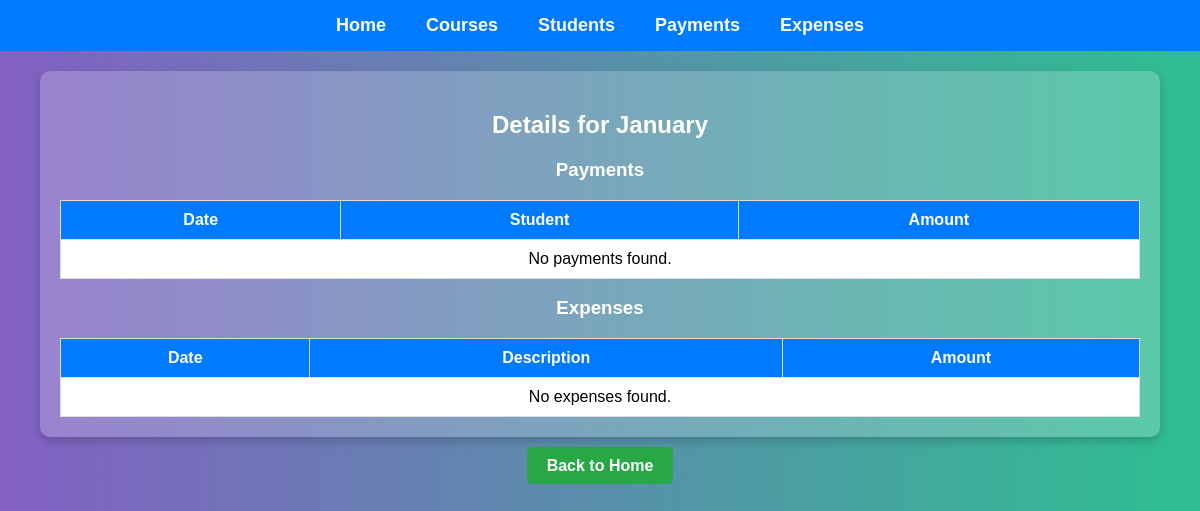
/doremiredo/monthly_details/January/, run on an earlier commit of the app's database.
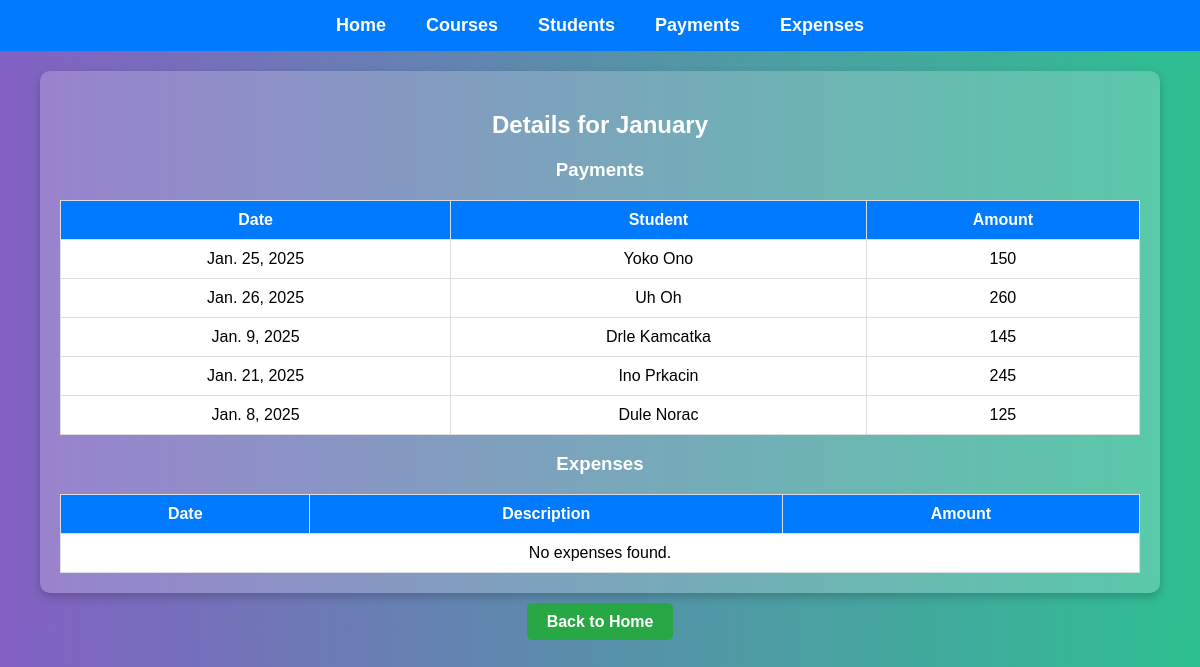
And on a later commit of the database.
### doremiredo/models.py (models this page shows, shortened)
class Payment(models.Model):
    CASH = 'cash'
    M_BANKING = 'm_banking'
    CARD = 'card'
    MODEL_CHOICES = [
        (CASH, 'cash'),
        (M_BANKING, 'm_banking'),
        (CARD, 'card')
    ]
    student = models.ForeignKey(Student, on_delete=models.CASCADE)
    amount = models.DecimalField(max_digits=10, decimal_places=0)
    date = models.DateField()
    model = models.CharField(max_length=10, choices=MODEL_CHOICES, default=CASH)
    note = models.TextField(blank=True)

class Student(models.Model):
    name = models.CharField(max_length=100, unique=True)
    second_child = models.BooleanField(default=False)
    third_child = models.BooleanField(default=False)
    is_active = models.BooleanField(default=True)
    course = models.ForeignKey(Course, on_delete=models.SET_NULL, null=True, blank=True)
    date_of_birth = models.DateField(null=True, blank=True)  # Optional
    enrollment = models.DateField(default=date.today, null=True, blank=True)  # Optional
    discharge = models.DateField(null=True, blank=True)  # Optional
    school_class = models.PositiveIntegerField(null=True, blank=True)  # Optional
    school = models.CharField(max_length=255, blank=True, null=True)  # Optional
    profession = models.CharField(max_length=255, blank=True, null=True)  # Optional
    contact = models.CharField(max_length=100, null=True, blank=True)
    notes = models.TextField(null=True, blank=True)
    def __str__(self):
        return self.name

### doremiredo/views.py (the view)
# urls.py: path('monthly_details/<str:month>/', views.monthly_details, name='monthly_details'),
def monthly_details(request, month):
    month_number = datetime.strptime(month, "%B").month
    current_year = datetime.now().year
    payments = Payment.objects.filter(date__year=current_year, date__month=month_number)
    expenses = Expense.objects.filter(date__year=current_year, date__month=month_number)
    context = {
        "month": month,
        "payments": payments,
        "expenses": expenses,
    }
    return render(request, 'monthly_details.html', context)

### doremiredo/templates/monthly_details.html (shortened to what this page needs)
{% load static %}
<!DOCTYPE html>
<html lang="en">
<head>
    <link rel="stylesheet" href="{% static 'doremiredo/styles.css' %}">
</head>
<body>
    <nav>
        <ul>
            <li><a href="{% url 'home' %}">Home</a></li>
            <li><a href="{% url 'list_course' %}">Courses</a></li>
            <li><a href="{% url 'list_student' %}">Students</a></li>
            <li><a href="{% url 'list_payment' %}">Payments</a></li>
            <li><a href="{% url 'list_expense' %}">Expenses</a></li>
        </ul>
    </nav>
    <div class="container">
        <h2>Details for {{ month }}</h2>
        <h3>Payments</h3>
        <table>
            <thead>
                <tr>
                    <th>Date</th>
                    <th>Student</th>
                    <th>Amount</th>
                </tr>
            </thead>
            <tbody>
                {% for payment in payments %}
                <tr>
                    <td>{{ payment.date }}</td>
                    <td>{{ payment.student }}</td>
                    <td>{{ payment.amount }}</td>
                </tr>
                {% empty %}
                <tr>
                    <td colspan="3">No payments found.</td>
                </tr>
                {% endfor %}
            </tbody>
        </table>
        <h3>Expenses</h3>
        <table>
            <thead>
                <tr>
                    <th>Date</th>
                    <th>Description</th>
                    <th>Amount</th>
                </tr>
            </thead>
            <tbody>
                {% for expense in expenses %}
                <tr>
                    <td>{{ expense.date }}</td>
                    <td>{{ expense.description }}</td>
                    <td>{{ expense.amount }}</td>
                </tr>
                {% empty %}
                <tr>
                    <td colspan="3">No expenses found.</td>
                </tr>
                {% endfor %}
            </tbody>
        </table>
    </div>
<div>
        <a href="{% url 'home' %}" class="btn">Back to Home</a>
</div>
</body>
</html>

What changed in the data, as far as the page shows it:
added Payment: date "Jan. 25, 2025", student "Yoko Ono", amount "150"
added Payment: date "Jan. 26, 2025", student "Uh Oh", amount "260"
added Payment: date "Jan. 9, 2025", student "Drle Kamcatka", amount "145"
added Payment: date "Jan. 21, 2025", student "Ino Prkacin", amount "245"
added Payment: date "Jan. 8, 2025", student "Dule Norac", amount "125"
Also different on the page:
text no longer shown: "No payments found."
